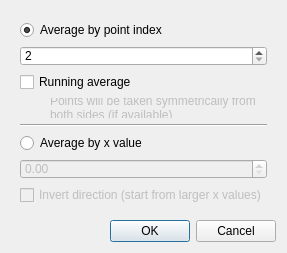
<?xml version="1.0" encoding="UTF-8"?>
<ui version="4.0">
 <class>averageDialog</class>
 <widget class="QDialog" name="averageDialog">
  <property name="geometry">
   <rect>
    <x>0</x>
    <y>0</y>
    <width>249</width>
    <height>214</height>
   </rect>
  </property>
  <property name="windowTitle">
   <string>Average</string>
  </property>
  <layout class="QVBoxLayout" name="verticalLayout">
   <item>
    <widget class="QWidget" name="widget" native="true">
     <layout class="QVBoxLayout" name="verticalLayout_3">
      <item>
       <widget class="QRadioButton" name="byPointNumber">
        <property name="text">
         <string>Average by point index</string>
        </property>
        <property name="checked">
         <bool>true</bool>
        </property>
       </widget>
      </item>
      <item>
       <widget class="QSpinBox" name="number">
        <property name="minimum">
         <number>2</number>
        </property>
       </widget>
      </item>
      <item>
       <widget class="QCheckBox" name="running">
        <property name="text">
         <string>Running average</string>
        </property>
       </widget>
      </item>
      <item>
       <widget class="QLabel" name="runningLabel">
        <property name="enabled">
         <bool>false</bool>
        </property>
        <property name="text">
         <string>Points will be taken symmetrically from both sides (if available)</string>
        </property>
        <property name="wordWrap">
         <bool>true</bool>
        </property>
        <property name="indent">
         <number>30</number>
        </property>
       </widget>
      </item>
      <item>
       <widget class="Line" name="line">
        <property name="orientation">
         <enum>Qt::Horizontal</enum>
        </property>
       </widget>
      </item>
      <item>
       <widget class="QRadioButton" name="byTolerance">
        <property name="text">
         <string>Average by x value</string>
        </property>
       </widget>
      </item>
      <item>
       <widget class="QDoubleSpinBox" name="toleranceEdit">
        <property name="enabled">
         <bool>false</bool>
        </property>
       </widget>
      </item>
      <item>
       <widget class="QCheckBox" name="rightToLeft">
        <property name="enabled">
         <bool>false</bool>
        </property>
        <property name="text">
         <string>Invert direction (start from larger x values)</string>
        </property>
       </widget>
      </item>
     </layout>
     <zorder>byPointNumber</zorder>
     <zorder>byTolerance</zorder>
     <zorder>running</zorder>
     <zorder>number</zorder>
     <zorder>rightToLeft</zorder>
     <zorder>runningLabel</zorder>
     <zorder>toleranceEdit</zorder>
     <zorder>line</zorder>
    </widget>
   </item>
   <item>
    <widget class="QDialogButtonBox" name="buttonBox">
     <property name="enabled">
      <bool>true</bool>
     </property>
     <property name="standardButtons">
      <set>QDialogButtonBox::Cancel|QDialogButtonBox::Ok</set>
     </property>
    </widget>
   </item>
  </layout>
 </widget>
 <resources/>
 <connections>
  <connection>
   <sender>running</sender>
   <signal>toggled(bool)</signal>
   <receiver>runningLabel</receiver>
   <slot>setEnabled(bool)</slot>
   <hints>
    <hint type="sourcelabel">
     <x>60</x>
     <y>62</y>
    </hint>
    <hint type="destinationlabel">
     <x>89</x>
     <y>90</y>
    </hint>
   </hints>
  </connection>
  <connection>
   <sender>byTolerance</sender>
   <signal>toggled(bool)</signal>
   <receiver>toleranceEdit</receiver>
   <slot>setEnabled(bool)</slot>
   <hints>
    <hint type="sourcelabel">
     <x>49</x>
     <y>123</y>
    </hint>
    <hint type="destinationlabel">
     <x>59</x>
     <y>154</y>
    </hint>
   </hints>
  </connection>
  <connection>
   <sender>byTolerance</sender>
   <signal>toggled(bool)</signal>
   <receiver>rightToLeft</receiver>
   <slot>setEnabled(bool)</slot>
   <hints>
    <hint type="sourcelabel">
     <x>33</x>
     <y>118</y>
    </hint>
    <hint type="destinationlabel">
     <x>43</x>
     <y>161</y>
    </hint>
   </hints>
  </connection>
  <connection>
   <sender>byPointNumber</sender>
   <signal>toggled(bool)</signal>
   <receiver>number</receiver>
   <slot>setEnabled(bool)</slot>
   <hints>
    <hint type="sourcelabel">
     <x>66</x>
     <y>11</y>
    </hint>
    <hint type="destinationlabel">
     <x>108</x>
     <y>40</y>
    </hint>
   </hints>
  </connection>
  <connection>
   <sender>byPointNumber</sender>
   <signal>toggled(bool)</signal>
   <receiver>running</receiver>
   <slot>setEnabled(bool)</slot>
   <hints>
    <hint type="sourcelabel">
     <x>136</x>
     <y>17</y>
    </hint>
    <hint type="destinationlabel">
     <x>136</x>
     <y>63</y>
    </hint>
   </hints>
  </connection>
  <connection>
   <sender>byPointNumber</sender>
   <signal>toggled(bool)</signal>
   <receiver>runningLabel</receiver>
   <slot>setEnabled(bool)</slot>
   <hints>
    <hint type="sourcelabel">
     <x>194</x>
     <y>14</y>
    </hint>
    <hint type="destinationlabel">
     <x>192</x>
     <y>89</y>
    </hint>
   </hints>
  </connection>
  <connection>
   <sender>buttonBox</sender>
   <signal>rejected()</signal>
   <receiver>averageDialog</receiver>
   <slot>reject()</slot>
   <hints>
    <hint type="sourcelabel">
     <x>236</x>
     <y>204</y>
    </hint>
    <hint type="destinationlabel">
     <x>240</x>
     <y>208</y>
    </hint>
   </hints>
  </connection>
  <connection>
   <sender>buttonBox</sender>
   <signal>accepted()</signal>
   <receiver>averageDialog</receiver>
   <slot>accept()</slot>
   <hints>
    <hint type="sourcelabel">
     <x>222</x>
     <y>198</y>
    </hint>
    <hint type="destinationlabel">
     <x>157</x>
     <y>208</y>
    </hint>
   </hints>
  </connection>
 </connections>
</ui>
